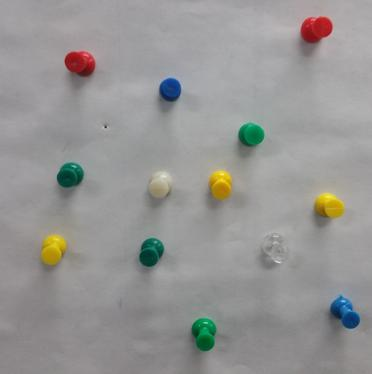
%> input picture HW0/Code/Part1/TestImgResized.jpg, 372 x 374 px
$ octave PinIt.m   (GNU Octave 9; MATLAB toolbox functions it lacks are replaced by stand-ins)
%> lines starting %> are read from the running program, lines starting %| are printed output that depends on the picture
### HW0/Code/Part1/gaussianMatrix.m
function G = gaussianMatrix(size)
x = -floor(size/2):floor(size/2);
[x y] = meshgrid(x, x);
%[x y]=meshgrid(floor(-size/2)+1 :floor(size/2), floor(-size/2):floor(size/2));
sigma = round((size-1)/6);
f=exp(-x.^2/(2*sigma^2)-y.^2/(2*sigma^2))./(2*pi*sigma*sigma);
G =f./sum(f(:));
end

### HW0/Code/Part1/PinIt.m
% load image
I = imread('TestImgResized.jpg');
%> I is the input picture: size 374x372x3 uint8; mean R, G, B 150.4, 149.8, 148.3
figure,
imshow(I);
im = rgb2gray(I);
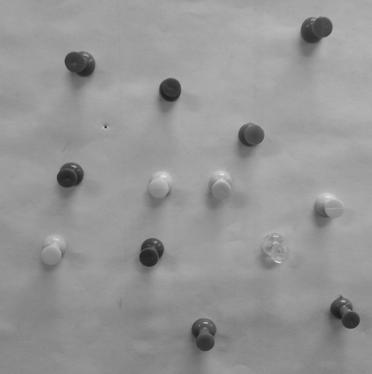
%> im: size 374x372 uint8; min 25, max 227, mean 149.8

%%
%%%denoise using gaussian filter
%sigma = 1.5;
%w = sigma * 6 + 1;
%G = fspecial('gaussian',w, sigma);
G = gaussianMatrix(31);
o = imfilter(I,G,'replicate');
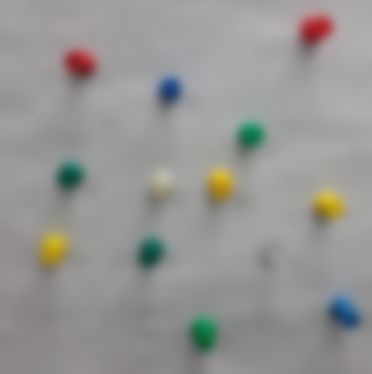
%> o: size 374x372x3 uint8; mean R, G, B 150.4, 149.8, 148.3; mean of the top-left, top-right, bottom-left and bottom-right quarters 152.4, 161.1, 141.2, 143.4

%plot
figure;
subplot(1,2,1);
imagesc(I);
title('the original image');
subplot(1,2,2);
imagesc(o);
title('the image after gaussian smoothing');

%%
hsv_o = rgb2hsv(o);
%> hsv_o: size 374x372x3 double; mean H, S, V 0.471, 0.0525, 0.601
hsv2 = hsv_o(:,:,2);
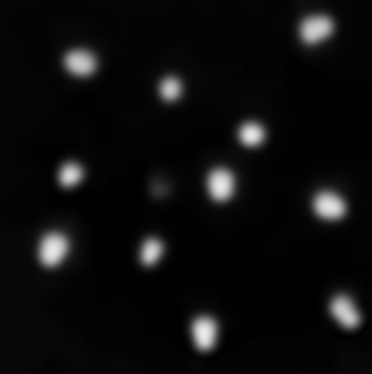
%> hsv2: size 374x372 double; min 0, max 0.924, mean 0.0525

se = strel('sphere',10);
%> (the run ends here)

$ run again, with HW0/Code/Part1/colored_pins.png saved as HW0/Code/Part1/TestImgResized.jpg
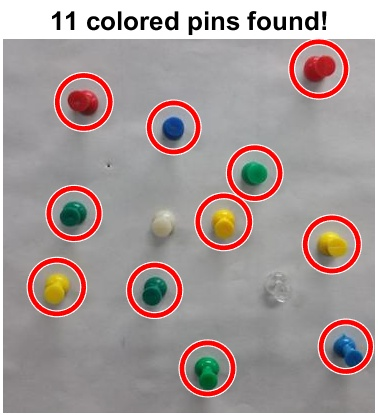
%> input picture HW0/Code/Part1/colored_pins.png, 378 x 415 px
%> I is the input picture: size 415x378x3 uint8; mean R, G, B 166.7, 153.5, 152.2
%> `o = imfilter(I,G,'replicate');`:
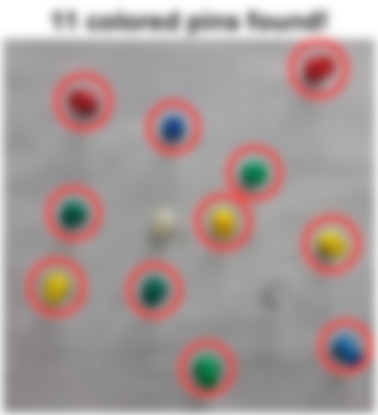
%> o: size 415x378x3 uint8; mean R, G, B 167.4, 154.2, 152.9
%> hsv_o: size 415x378x3 double; mean H, S, V 0.398, 0.104, 0.663
%> `hsv2 = hsv_o(:,:,2);`:
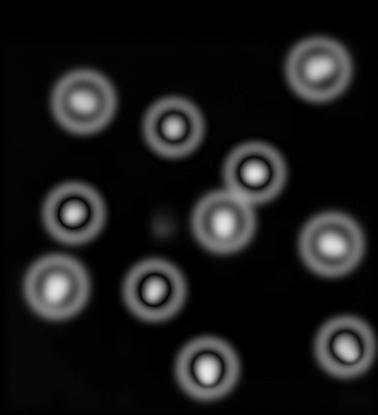
%> hsv2: size 415x378 double; min 0, max 0.915, mean 0.104
